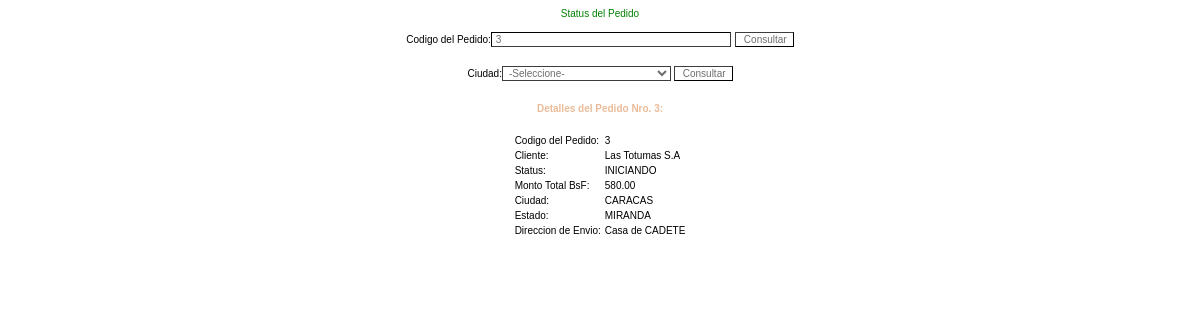
Screenshot of /object/view/status.php?code=3 with the database file from the repository.
### tables this page shows
CREATE TABLE IF NOT EXISTS `tb_pedido` (
  `codigoPedido` int(10) unsigned NOT NULL,
  `user_id` int(11) NOT NULL DEFAULT '0',
  `direccionEntrega` varchar(250) DEFAULT NULL,
  `montoAcumulado` decimal(20,2) NOT NULL,
  `cuentaBanc` varchar(45) DEFAULT NULL,
  `deposito` varchar(20) DEFAULT '',
  `status` varchar(40) NOT NULL,
  `fechaDeposito` datetime DEFAULT NULL,
  `fechaEntrega` datetime DEFAULT NULL,
  `nroRefBancaria` int(15) unsigned DEFAULT '0',
  `responsableFacturador` varchar(20) DEFAULT NULL,
  `fechaApertura` datetime NOT NULL,
  `actualizacion` varchar(20) NOT NULL,
  `banco` varchar(45) DEFAULT NULL,
  `montoDepositado` decimal(20,2) DEFAULT NULL,
  `modoPago` varchar(20) DEFAULT NULL,
  `observaciones` varchar(320) DEFAULT NULL,
  `fechaRepuesta` datetime DEFAULT NULL,
  `bancoOrigen` varchar(45) DEFAULT NULL,
  PRIMARY KEY (`codigoPedido`),
  KEY `FK_tb_pedido_1` (`user_id`)
) TYPE=InnoDB;

CREATE TABLE IF NOT EXISTS `citys` (
  `city_id` int(4) NOT NULL,
  `id_state` int(4) NOT NULL,
  `description_city` varchar(80) NOT NULL,
  PRIMARY KEY (`city_id`),
  KEY `FK_citys_1` (`id_state`)
) TYPE=InnoDB ROW_FORMAT=FIXED;

CREATE TABLE IF NOT EXISTS `states` (
  `id_state` int(11) NOT NULL DEFAULT '0',
  `description_state` varchar(40) NOT NULL,
  `id_countrie_state` int(4) NOT NULL DEFAULT '0',
  PRIMARY KEY (`id_state`),
  KEY `FK_state_1` (`id_countrie_state`)
) TYPE=InnoDB;

### object/view/status.php (called while the page is built)
<?php
require_once ('../../object/class/interfaz/i_Status.php');
$post = array();
$get = null;
if (isset($_POST['txt_buscar']))
{$post[0] = $_POST['txt_buscar'];}
else
{ $post[0] = null;}
if(isset($_POST['ciudad']))
{$post[1] = $_POST['ciudad'];}
else
{ $post[1] = null;}
if (isset($_GET['code']))
{$get = $_GET['code'];}
$objetoVie = new I_Status("Status de Pedido",$post,$get);
?>

### object/class/entity/Pedido.php (called while the page is built, shortened)
<?php
class Pedido
{
    private function setCliente($cli)
    {
        $this->cliente = $cli;
    }
    private function setCiudad($city)
    {
        $this->ciudad = $city;
    }
    private function setEstado($state)
    {
        $this->estado = $state;
    }
    public function setCodigo_Pedido($codigo_Pedido)
    {
        $this->codigo_Pedido = $codigo_Pedido;
    }
    public function setDireccion_Entrega($direccion_Entrega)
    {
        $this->direccion_Entrega = $direccion_Entrega;
    }
    public function setStatus_Pedido($status_Pedido)
    {
        $this->status_Pedido = $status_Pedido;
    }
    public function setMontoAcumulado($montoAcumulado)
    {
        $this->montoAcumulado = $montoAcumulado;
    }
function  Pedido()
{
 include_once  '../class/arraysql/arregloTablaCampos.php';
}
function Selecionar_PedidoUnicoCompleto($codigo = 0)
{
	$tabla = null;
	$criterio = null;
	$pedido = null;
    $tabla[0] = 'tb_pedido';
    $tabla[1] = 'users';
    $tabla[2] = 'shippings';
    $tabla[3] = 'companies';
    $tabla[4] = 'citys';
    $tabla[5] = 'states';
	$data = new arregloTablaCampos($tabla);
	$criterio['codigoPedido'] = $codigo;
        $criterio['tb_pedido.user_id'] = "users.user_id";
        $criterio['tb_pedido.codigoPedido'] = "shippings.pedido_id";
        $criterio['shippings.companie_id'] = "companies.company_id";
        $criterio['users.city_id'] = "citys.city_id";
        $criterio['users.state_id'] = "states.id_state";
	$data->PonerCondicion($criterio);
    $row = $data->Seleccionar();
	if (count($row)>0)
	{
		$pedido = new Pedido();
		$pedido->setCodigo_Pedido($codigo);
		$pedido->setuser_id($row[1][2]);
		$pedido->setDireccion_Entrega($row[1][3]);
	        $pedido->setMontoAcumulado($row[1][4]);
		$pedido->setCuenta_Banc($row[1][5]);
		$pedido->setDeposito_Nro($row[1][6]);
		$pedido->setStatus_Pedido($row[1][7]);
		$pedido->setFecha_Deposito($row[1][8]);
		$pedido->setFecha_Entrega($row[1][9]);
		$pedido->setNro_RefBanca($row[1][10]);
		$pedido->setFacturador_Responsable($row[1][11]);
		$pedido->setFecha_Apertura($row[1][12]);
		$pedido->setActualizacion($row[1][13]);
		$pedido->setBanco($row[1][14]);
		$pedido->setMontoDepositado($row[1][15]);
		$pedido->setModoPago($row[1][16]);
		$pedido->setObservaciones($row[1][17]);
		$pedido->setFechaRespuesta($row[1][18]);
		$pedido->setBancoOrigen($row[1][19]);
                $pedido->setCliente($row[1][33]);
		$pedido->setGasto_Envio($row[1][44]);
                $pedido->setNro_Guia($row[1][46]);
                $pedido->setFecha_Estimada($row[1][47]);
                $pedido->setCasa_Envio($row[1][49]);
                $pedido->setCiudad($row[1][53]);
                $pedido->setEstado($row[1][55]);
	}
	return $pedido;
}
}
?>

### object/class/arraysql/arregloTablaCampos.php (called while the page is built, shortened)
<?php
require_once ("../../db/Classdb.php");
class arregloTablaCampos
{
var $Tabla ="", $campo = null, $campoMax = null, $criterio = null, $arregloTabla = null;
var $arregloOrder = null, $arreglolimite = null,$arregloGrup = null, $objdb = null, $conector = null, $arregloCamposMaxExiste = null;
function arregloTablaCampos($ComboTabla)
{
$this->arregloTabla = $ComboTabla;
$i = 0;
while($i < count($ComboTabla))
{
if($ComboTabla[$i] =='tb_equipo_subpedido')
{
$this->Tabla="tb_equipo_subpedido";
$this->campo['codigoSubpedido']="";
$this->campo['product_id']="";
$this->campo['cantidad']="";
}
elseif($ComboTabla[$i] =='ventas_ml')
{
$this->Tabla="ventas_ml";
$this->campo['id_product']="";
$this->campo['cantidad']="";
$this->campo['precio_fin']="";
}
elseif($ComboTabla[$i] =='tb_pedido')
{
$this->campo['codigoPedido']="";
$this->campo['user_id']="";
$this->campo['direccionEntrega']="";
$this->campo['montoAcumulado']="";
$this->campo['cuentaBanc']="";
$this->campo['deposito']="";
$this->campo['status']="";
$this->campo['fechaDeposito']="";
$this->campo['fechaEntrega']="";
$this->campo['nroRefBancaria']="";
$this->campo['responsableFacturador']="";
$this->campo['fechaApertura']="";
$this->campo['actualizacion']="";
$this->campo['banco']="";
$this->campo['montoDepositado']="";
$this->campo['modoPago']="";
$this->campo['observaciones']="";
$this->campo['fechaRepuesta']="";
$this->campo['bancoOrigen']="";
}
elseif($ComboTabla[$i] =='users')
{
$this->campo['user_id']="";
$this->campo['username']="";
$this->campo['users.city_id']="";
$this->campo['users.profile_id']="";
$this->campo['password']="";
$this->campo['users.level']="";
$this->campo['firstname']="";
$this->campo['lastname']="";
$this->campo['email']="";
$this->campo['address']="";
$this->campo['users.visible']="";
$this->campo['letterrif']="";
$this->campo['rif']="";
$this->campo['socialreason']="";
$this->campo['phone']="";
$this->campo['phone_movil']="";
$this->campo['pin']="";
$this->campo['question_segurity']="";
$this->campo['responce_segurity']="";
$this->campo['word_verifyq']="";
$this->campo['users.country_id']="";
$this->campo['users.state_id']="";
$this->campo['seudonimo']="";
}
elseif($ComboTabla[$i] =='shippings')
{
$this->campo['pedido_id']="";
$this->campo['gasto_envio']="";
$this->campo['companie_id']="";
$this->campo['number_guia']="";
$this->campo['date_close']="";
}
elseif($ComboTabla[$i] =='visitas')
{
$this->Tabla="visitas";
$this->campo['id_vis']="";
$this->campo['cant_vis']="";
}
++$i;
}
$this->objdb=new classdb("../../db/Clave.php");
}
function PonerCondicion($condicion)
{
  $this->criterio = $condicion;
}
function PonerOrden($condicion)
{
  $this->arregloOrder = $condicion;
}
function Seleccionar()
{
$this->conector = $this->objdb->fdbConectar();
$arreglData = $this->objdb->fbdSelect($this->arregloTabla,$this->campo,$this->criterio, $this->arregloOrder, $this->arregloGrup, $this->arreglolimite);
$this->objdb->fdbDesConexion($this->conector);
return $arreglData;
}
}
?>

### db/Clave.php (called while the page is built)
<?php
$hostname_conexfamdd = "127.0.0.1";
$database_conexfamdd = "mefamdd_bdfamdd";
$username_conexfamdd = "root";
$password_conexfamdd = "1234";
?>

### db/Classdb.php (called while the page is built, shortened)
<?php
	class classdb
	{
		var $dbName="", $dbLogin="", $dbPassword="", $dbServidor="", $dbPuerto="";
		function classdb($archivoInfoDb)
		{
			$this->dbName=$database_conexfamdd;
			$this->dbLogin=$username_conexfamdd;
			$this->dbPassword=$password_conexfamdd;
			$this->dbServidor=$hostname_conexfamdd;
		}
		function fdbConectar()
		{
			$conexion = mysql_connect($this->dbServidor,$this->dbLogin,$this->dbPassword);
			return $conexion;
		}
		function fbdSelect($arregloTable, $arregloCampos, $arregloCondicion, $arregloOrder, $arregloGrup, $arreglolimite)
		{
			$x=1;
			$sql="SELECT * ";
			$sql.=" FROM ";
			foreach ($arregloTable as $index => $valor)
			{
				$sql.=$valor.",";
			}
			$sql=substr($sql,0,strlen($sql)-1);
			$i=count($arregloCondicion);
			if($i > 0)
			{
	   			$sql.=" WHERE ";
	   			foreach($arregloCondicion as  $campo => $valor )
	           	{
	           		$sql .= $campo."=" . $valor . " and ";
	           	}
	           	$sql=substr($sql,0,strlen($sql)-4);
	         }
	         $i=count($arregloGrup);
                 $i=count($arregloOrder);
			if($i > 0)
			{
	   			$sql.=" ORDER BY ";
	   			foreach($arregloOrder as  $campo => $valor )
	           	{
	           		$sql .= $valor . ",";
	           	}
	           	$sql=substr($sql,0,strlen($sql)-1);
	         }
	         $i=count($arreglolimite);
        	$arrayResultado=mysql_query($sql);
        	if (!@$arrayResultado)
             {
             	echo "Error 0503: Error en la Funcion fbdSelect,<br>Al momento de realizar la consulta, No se logro con Exito";
             	exit;
             }
	         else
	         {
         		$matrizDatos=array();
         		while($array_resul=mysql_fetch_array($arrayResultado))
			   {
					$j=1;
					$tam=count($array_resul,COUNT_RECURSIVE);
					for ($y = 0; $y < ($tam/1); $y++)
					{
                                               if(isset ($array_resul[$y]))
                                               {$matrizDatos[$x][$j] = $array_resul[$y];}
						$j++;
					}
					$x++;
				}
			    return $matrizDatos;
			}
		}
    }
?>

### object/class/interfaz/i_Status.php (the view, shortened to what this page needs)
<?php
require_once ('../../object/view/view_base.php');
require_once "../../object/class/other/field.php";
include_once '../class/entity/Pedido.php';
class I_Status extends View_base implements Interface_Contenido{
private $Mensaje = null;
private $get_txt = null;
public function  __construct($titulo,$post,$get)
{
    $this->arrayPost = $post;
    $this->get_txt = $get;
    $this->Procesar_Busqueda();
   $contenido = $this->Create_SearhBox();
}
public function Set_Mensaje($mensaje = "")
{
    $this->Mensaje = $mensaje;
}
public function Get_Mensaje()
{
    echo $this->Mensaje;
}
public function  Set_Body($contenido = "") {
    $this->body = $contenido;
    }
 public function  Get_Body() {
     echo  $this->body;
    }
private function Create_SearhBox()
{
     $campo20 = new Field();
        $campo20->setLabel1("Ciudad:");
        $campo20->setEtiqueta("select");
        $campo20->setName("ciudad");
        $campo20->setSize(1);
        $ciudad = new Ciudad();
        $vectorCiudad = $ciudad->SelecionarCiudadTodas();
       $ciudadList = null;
       $ciudadList["-Seleccione-"] = "''";
       if($vectorCiudad != null)
       {
       foreach ( $vectorCiudad as $key => $value)
           {
             $ciudadList[$value->getNombre()] = $value->getId();
           }
       }
        $campo20->setListOptions($ciudadList);
         $button = new Field();
         $button->setEtiqueta("input");
         $button->setType("submit");
         $button->setName("boton1");
         $button->setValue("Consultar");
        $arrayCampo[0] = $campo20->getField().$button->getField();
        $formulario2 = $this->CreateForm("f2status", "status.php",null,$arrayCampo, null);
    return "<form name='frm1' method='post' action='status.php'>
<label>Codigo del Pedido:</label><input name='txt_buscar' type='text' size='37' value='".$this->arrayPost[0]."'/>
       <input type='submit' name='Submit' value='Consultar' />
</form>".$formulario2;
}
private function Procesar_Busqueda()
{
 if( $this->arrayPost[0] != null || $this->arrayPost[1] != null || $this->get_txt != null)
 {
     $Pedido_select = null;
     $Pedido_Ciudad = null;
     $pedido = new Pedido();
    if ($this->arrayPost[0] != null || $this->get_txt != null)
    {
        if($this->get_txt != null)
        {  $this->arrayPost[0] = $this->get_txt; }
       $this->arrayPost[0] =  $this->ClearString($this->arrayPost[0]);
       $i = 0;
       $codigo = "";
       while ($i < strlen($this->arrayPost[0]))
       {
           $char = substr($this->arrayPost[0], $i,1);
           if($char == "0" || $char == "1" || $char == "2" || $char == "3" || $char == "4" || $char == "5" || $char == "6" || $char == "7" || $char == "8" || $char == "9" )
           {
               $codigo = $codigo.$char;
           }
           ++$i;
       }
       $this->arrayPost[0] = $codigo;
    $Pedido_select = $pedido->Selecionar_PedidoUnicoCompleto($this->arrayPost[0]);
    }elseif ($this->arrayPost[1] != null)
    {
         $Pedido_Ciudad = $pedido->Seleccionar_Pedidos_Ciudad($this->arrayPost[1]);
    }
    if($Pedido_select != null)
    {
        $datosAdd = "";
     $this->resultado = "<b>Detalles del Pedido Nro. ".$this->arrayPost[0].":</b><br><br>";
     $this->resultado .= "<table>
                          <tr>
                          <td>Codigo del Pedido:</td>
                          <td>".$Pedido_select->getCodigo_Pedido()."</td>
                          </tr>
                          <tr>
                          <td>Cliente:</td>
                          <td>".$Pedido_select->getCliente()."</td>
                          </tr>
                           <tr>
                          <td>Status:</td>
                          <td>".$Pedido_select->getStatus_Pedido()."</td>
                          </tr>
                          ".$datosAdd."
                           <tr>
                          <td>Monto Total BsF:</td>
                          <td>".$Pedido_select->getMontoAcumulado()."</td>
                          </tr>
                          <tr>
                          <td>Ciudad:</td>
                          <td>".$Pedido_select->getCiudad()."</td>
                          </tr>
                           <tr>
                          <td>Estado:</td>
                          <td>".$Pedido_select->getEstado()."</td>
                          </tr>
                          <tr>
                          <td>Direccion de Envio:</td>
                          <td>".$Pedido_select->getDireccion_Entrega()."</td>
                          </tr>
                          </table>";
    }elseif($Pedido_Ciudad != null)
    {
        $this->resultado = "<label>Se encontro los siguientes Resultados:</label><br><br><br>";
        foreach ($Pedido_Ciudad as $campo => $value)
        {
            $this->resultado .=  "<a href='status.php?code=".$value->getCodigo_Pedido()."' >".$value->getCliente()." - ".$value->getCodigo_Pedido()."</a><br><br>";
        }
    }
    else
    { $this->resultado = "<font face = 'Verdana' size='1' color = 'red'>No se encontraron resultados para este numero de pedido.</font>";}
 }
}
}
?>

### style/css/mefamdd.css (style rules this page uses)
body { background-image: url(../../Imagenes%20e%20Iconos/L1.gif); }
TD { FONT: 10px geneva, verdana, arial, sans-serif }
P { FONT-FAMILY: Verdana,Helvetica; FONT-SIZE: 10px; COLOR:green; }
B { FONT-FAMILY: Verdana,Helvetica; FONT-SIZE: 10px; COLOR:#EABB99; }
LABEL { FONT: 10px geneva, verdana, arial, sans-serif }
INPUT, SELECT { BACKGROUND-COLOR: transparent; BORDER-BOTTOM-COLOR: #3d3d3d; BORDER-BOTTOM-WIDTH: 1px; BORDER-LEFT-COLOR: #3d3d3d; BORDER-LEFT-WIDTH: 1px; BORDER-RIGHT-COLOR: #3d3d3d; BORDER-RIGHT-WIDTH: 1px; BORDER-TOP-COLOR: #3d3d3d; BORDER-TOP-WIDTH: 1px; COLOR: #6d6d6d; FONT-FAMILY: Tahoma, Verdana, sans-serif; FONT-SIZE: 10px; FONT-WEIGHT: normal; TEXT-INDENT: 2px }

### rows the page displays
tb_pedido: codigoPedido "3", status "INICIANDO", montoAcumulado "580.00", citys.description_city "CARACAS", states.description_state "MIRANDA", direccionEntrega "Casa de CADETE"

### other values shown
$this->Mensaje "Status del Pedido"
$this->arrayPost[0] "3"
$Pedido_select->getCliente() "Las Totumas S.A"
